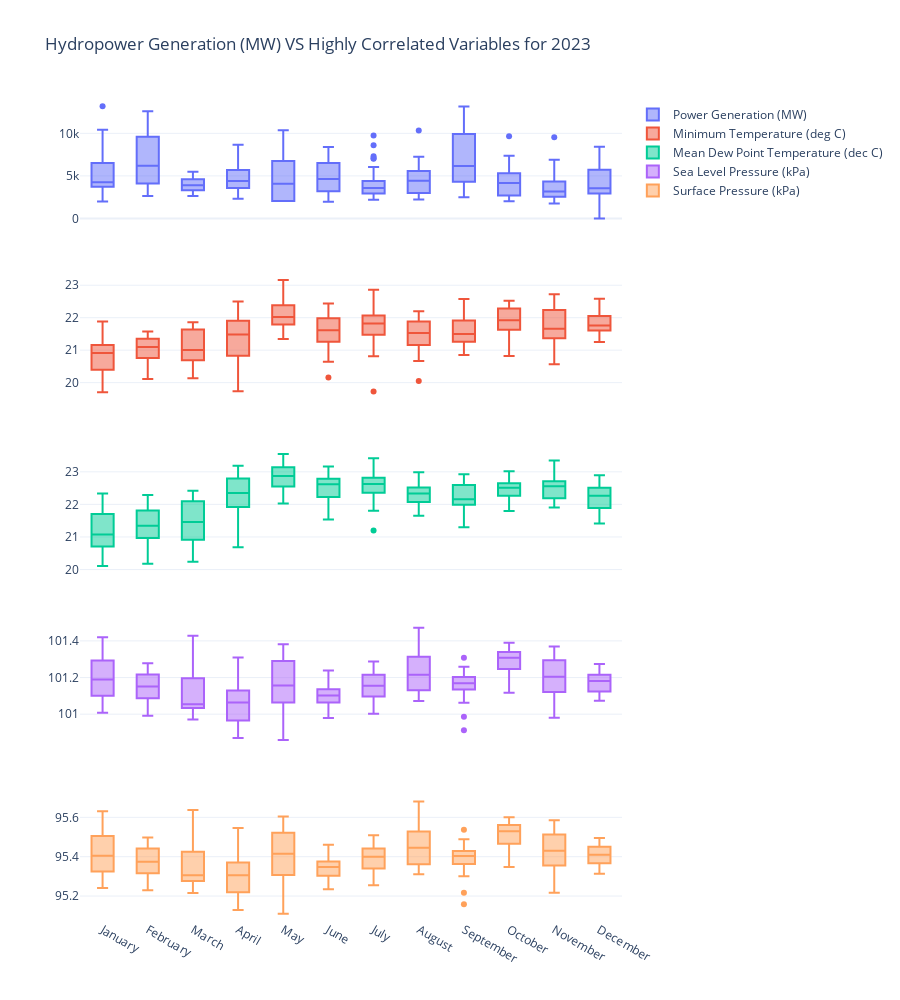

The code cell stored with this chart in its notebook:
### Code cell
fig_pwr_pressure_2023 = make_subplots(rows=5, cols=1,shared_xaxes=True)

# Power Generation (MW)
fig_pwr_pressure_2023.add_trace(
    go.Box(x=df_total_pwr_2023['Month'], y=df_total_pwr_2023['Power Generation (MW)'], name='Power Generation (MW)'),
    row=1, col=1)

# Minimum Temperature (deg C)
fig_pwr_pressure_2023.add_trace(
    go.Box(x=df_total_pwr_2023['Month'], y=df_total_pwr_2023['Minimum Temperature (deg C)'], name='Minimum Temperature (deg C)'),
    row=2, col=1)

# Mean Dew Point Temperature (dec C)
fig_pwr_pressure_2023.add_trace(
    go.Box(x=df_total_pwr_2023['Month'], y=df_total_pwr_2023['Mean Dew Point Temperature (dec C)'], name='Mean Dew Point Temperature (dec C)'),
    row=3, col=1)

# Sea Level Pressure (kPa)
fig_pwr_pressure_2023.add_trace(
    go.Box(x=df_total_pwr_2023['Month'], y=df_total_pwr_2023['Sea Level Pressure (kPa)'], name='Sea Level Pressure (kPa)'),
    row=4, col=1)

# Surface Pressure (kPa)
fig_pwr_pressure_2023.add_trace(
    go.Box(x=df_total_pwr_2023['Month'], y=df_total_pwr_2023['Surface Pressure (kPa)'], name='Surface Pressure (kPa)'),
    row=5, col=1)

# Update layout
fig_pwr_pressure_2023.update_layout(
    height=1000,
    template='plotly_white',
    title_text='Hydropower Generation (MW) VS Highly Correlated Variables for 2023')

fig_pwr_pressure_2023.show()

### Figure 1 — Plotly figure (JSON) as saved in the notebook; plotly's stock layout.template omitted (floating-point values rounded to 4 significant figures; data arrays with more than 128 entries replaced by an {"elided": "..."} marker saying what was removed)
{"data": [{"name": "Power Generation (MW)", "type": "box", "x": {"elided": "298 str values"}, "xaxis": "x", "y": {"elided": "298 int values"}, "yaxis": "y"}, {"name": "Minimum Temperature (deg C)", "type": "box", "x": {"elided": "298 str values"}, "xaxis": "x2", "y": {"elided": "298 float values"}, "yaxis": "y2"}, {"name": "Mean Dew Point Temperature (dec C)", "type": "box", "x": {"elided": "298 str values"}, "xaxis": "x3", "y": {"elided": "298 float values"}, "yaxis": "y3"}, {"name": "Sea Level Pressure (kPa)", "type": "box", "x": {"elided": "298 str values"}, "xaxis": "x4", "y": {"elided": "298 float values"}, "yaxis": "y4"}, {"name": "Surface Pressure (kPa)", "type": "box", "x": {"elided": "298 str values"}, "xaxis": "x5", "y": {"elided": "298 float values"}, "yaxis": "y5"}], "layout": {"height": 1000, "title": {"text": "Hydropower Generation (MW) VS Highly Correlated Variables for 2023"}, "xaxis": {"anchor": "y", "domain": [0, 1], "matches": "x5", "showticklabels": false}, "xaxis2": {"anchor": "y2", "domain": [0, 1], "matches": "x5", "showticklabels": false}, "xaxis3": {"anchor": "y3", "domain": [0, 1], "matches": "x5", "showticklabels": false}, "xaxis4": {"anchor": "y4", "domain": [0, 1], "matches": "x5", "showticklabels": false}, "xaxis5": {"anchor": "y5", "domain": [0, 1]}, "yaxis": {"anchor": "x", "domain": [0.848, 1]}, "yaxis2": {"anchor": "x2", "domain": [0.636, 0.788]}, "yaxis3": {"anchor": "x3", "domain": [0.424, 0.576]}, "yaxis4": {"anchor": "x4", "domain": [0.212, 0.364]}, "yaxis5": {"anchor": "x5", "domain": [0, 0.152]}}}
